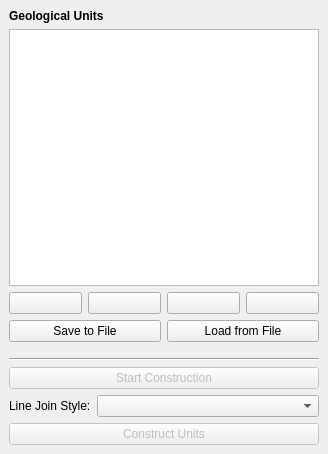
<?xml version="1.0" encoding="UTF-8"?>
<ui version="4.0">
 <class>ParallelLineConstructionDockWidgetBase</class>
 <widget class="QDockWidget" name="ParallelLineConstructionDockWidgetBase">
  <property name="enabled">
   <bool>true</bool>
  </property>
  <property name="geometry">
   <rect>
    <x>0</x>
    <y>0</y>
    <width>328</width>
    <height>454</height>
   </rect>
  </property>
  <property name="windowTitle">
   <string>Parallel Line Construction</string>
  </property>
  <widget class="QWidget" name="dockWidgetContents">
   <layout class="QVBoxLayout" name="verticalLayout">
    <item>
     <widget class="QLabel" name="geological_units_label">
      <property name="text">
       <string>&lt;html&gt;&lt;head/&gt;&lt;body&gt;&lt;p&gt;&lt;span style=&quot; font-weight:600;&quot;&gt;Geological Units&lt;/span&gt;&lt;/p&gt;&lt;/body&gt;&lt;/html&gt;</string>
      </property>
     </widget>
    </item>
    <item>
     <widget class="QTableView" name="table_view">
      <property name="sizePolicy">
       <sizepolicy hsizetype="Preferred" vsizetype="Expanding">
        <horstretch>0</horstretch>
        <verstretch>0</verstretch>
       </sizepolicy>
      </property>
      <property name="editTriggers">
       <set>QAbstractItemView::DoubleClicked|QAbstractItemView::SelectedClicked</set>
      </property>
      <property name="selectionMode">
       <enum>QAbstractItemView::SingleSelection</enum>
      </property>
      <property name="selectionBehavior">
       <enum>QAbstractItemView::SelectRows</enum>
      </property>
      <property name="showGrid">
       <bool>false</bool>
      </property>
     </widget>
    </item>
    <item>
     <layout class="QHBoxLayout" name="horizontalLayout_2">
      <property name="bottomMargin">
       <number>0</number>
      </property>
      <item>
       <layout class="QHBoxLayout" name="horizontalLayout">
        <property name="bottomMargin">
         <number>0</number>
        </property>
        <item>
         <widget class="QPushButton" name="add_unit">
          <property name="sizePolicy">
           <sizepolicy hsizetype="MinimumExpanding" vsizetype="Fixed">
            <horstretch>0</horstretch>
            <verstretch>0</verstretch>
           </sizepolicy>
          </property>
          <property name="text">
           <string/>
          </property>
          <property name="icon">
           <iconset>
            <normaloff>:/plugins/parallel_line_construction/images/add.svg</normaloff>:/plugins/parallel_line_construction/images/add.svg</iconset>
          </property>
         </widget>
        </item>
        <item>
         <widget class="QPushButton" name="remove_unit">
          <property name="sizePolicy">
           <sizepolicy hsizetype="MinimumExpanding" vsizetype="Fixed">
            <horstretch>0</horstretch>
            <verstretch>0</verstretch>
           </sizepolicy>
          </property>
          <property name="text">
           <string/>
          </property>
          <property name="icon">
           <iconset>
            <normaloff>:/plugins/parallel_line_construction/images/remove.svg</normaloff>:/plugins/parallel_line_construction/images/remove.svg</iconset>
          </property>
         </widget>
        </item>
        <item>
         <widget class="QPushButton" name="move_unit_up">
          <property name="sizePolicy">
           <sizepolicy hsizetype="MinimumExpanding" vsizetype="Fixed">
            <horstretch>0</horstretch>
            <verstretch>0</verstretch>
           </sizepolicy>
          </property>
          <property name="text">
           <string/>
          </property>
          <property name="icon">
           <iconset>
            <normaloff>:/plugins/parallel_line_construction/images/up.svg</normaloff>:/plugins/parallel_line_construction/images/up.svg</iconset>
          </property>
         </widget>
        </item>
        <item>
         <widget class="QPushButton" name="move_unit_down">
          <property name="sizePolicy">
           <sizepolicy hsizetype="MinimumExpanding" vsizetype="Fixed">
            <horstretch>0</horstretch>
            <verstretch>0</verstretch>
           </sizepolicy>
          </property>
          <property name="text">
           <string/>
          </property>
          <property name="icon">
           <iconset>
            <normaloff>:/plugins/parallel_line_construction/images/down.svg</normaloff>:/plugins/parallel_line_construction/images/down.svg</iconset>
          </property>
         </widget>
        </item>
       </layout>
      </item>
     </layout>
    </item>
    <item>
     <layout class="QHBoxLayout" name="horizontalLayout_3">
      <property name="bottomMargin">
       <number>10</number>
      </property>
      <item>
       <widget class="QPushButton" name="save_unit_table">
        <property name="text">
         <string>Save to File</string>
        </property>
        <property name="icon">
         <iconset>
          <normaloff>:/plugins/parallel_line_construction/images/save.svg</normaloff>:/plugins/parallel_line_construction/images/save.svg</iconset>
        </property>
       </widget>
      </item>
      <item>
       <widget class="QPushButton" name="load_unit_table">
        <property name="text">
         <string>Load from File</string>
        </property>
        <property name="icon">
         <iconset>
          <normaloff>:/plugins/parallel_line_construction/images/folder_open.svg</normaloff>:/plugins/parallel_line_construction/images/folder_open.svg</iconset>
        </property>
       </widget>
      </item>
     </layout>
    </item>
    <item>
     <widget class="Line" name="line_2">
      <property name="orientation">
       <enum>Qt::Horizontal</enum>
      </property>
     </widget>
    </item>
    <item>
     <widget class="QPushButton" name="start_construction">
      <property name="enabled">
       <bool>false</bool>
      </property>
      <property name="text">
       <string>Start Construction</string>
      </property>
      <property name="icon">
       <iconset>
        <normaloff>:/plugins/parallel_line_construction/images/line.svg</normaloff>:/plugins/parallel_line_construction/images/line.svg</iconset>
      </property>
      <property name="checkable">
       <bool>false</bool>
      </property>
      <property name="checked">
       <bool>false</bool>
      </property>
      <property name="autoDefault">
       <bool>false</bool>
      </property>
      <property name="default">
       <bool>false</bool>
      </property>
      <property name="flat">
       <bool>false</bool>
      </property>
     </widget>
    </item>
    <item>
     <layout class="QHBoxLayout" name="horizontalLayout_4">
      <property name="bottomMargin">
       <number>0</number>
      </property>
      <item>
       <widget class="QLabel" name="label">
        <property name="text">
         <string>Line Join Style:</string>
        </property>
       </widget>
      </item>
      <item>
       <widget class="QComboBox" name="line_join_style">
        <property name="sizePolicy">
         <sizepolicy hsizetype="MinimumExpanding" vsizetype="Fixed">
          <horstretch>0</horstretch>
          <verstretch>0</verstretch>
         </sizepolicy>
        </property>
        <property name="currentText">
         <string/>
        </property>
        <property name="currentIndex">
         <number>-1</number>
        </property>
       </widget>
      </item>
     </layout>
    </item>
    <item>
     <widget class="QPushButton" name="construct">
      <property name="enabled">
       <bool>false</bool>
      </property>
      <property name="text">
       <string>Construct Units</string>
      </property>
      <property name="icon">
       <iconset>
        <normaloff>:/plugins/parallel_line_construction/images/icon.svg</normaloff>:/plugins/parallel_line_construction/images/icon.svg</iconset>
      </property>
      <property name="flat">
       <bool>false</bool>
      </property>
     </widget>
    </item>
   </layout>
  </widget>
 </widget>
 <tabstops>
  <tabstop>table_view</tabstop>
  <tabstop>add_unit</tabstop>
  <tabstop>remove_unit</tabstop>
  <tabstop>move_unit_up</tabstop>
  <tabstop>move_unit_down</tabstop>
  <tabstop>save_unit_table</tabstop>
  <tabstop>load_unit_table</tabstop>
  <tabstop>start_construction</tabstop>
 </tabstops>
 <resources/>
 <connections/>
</ui>
